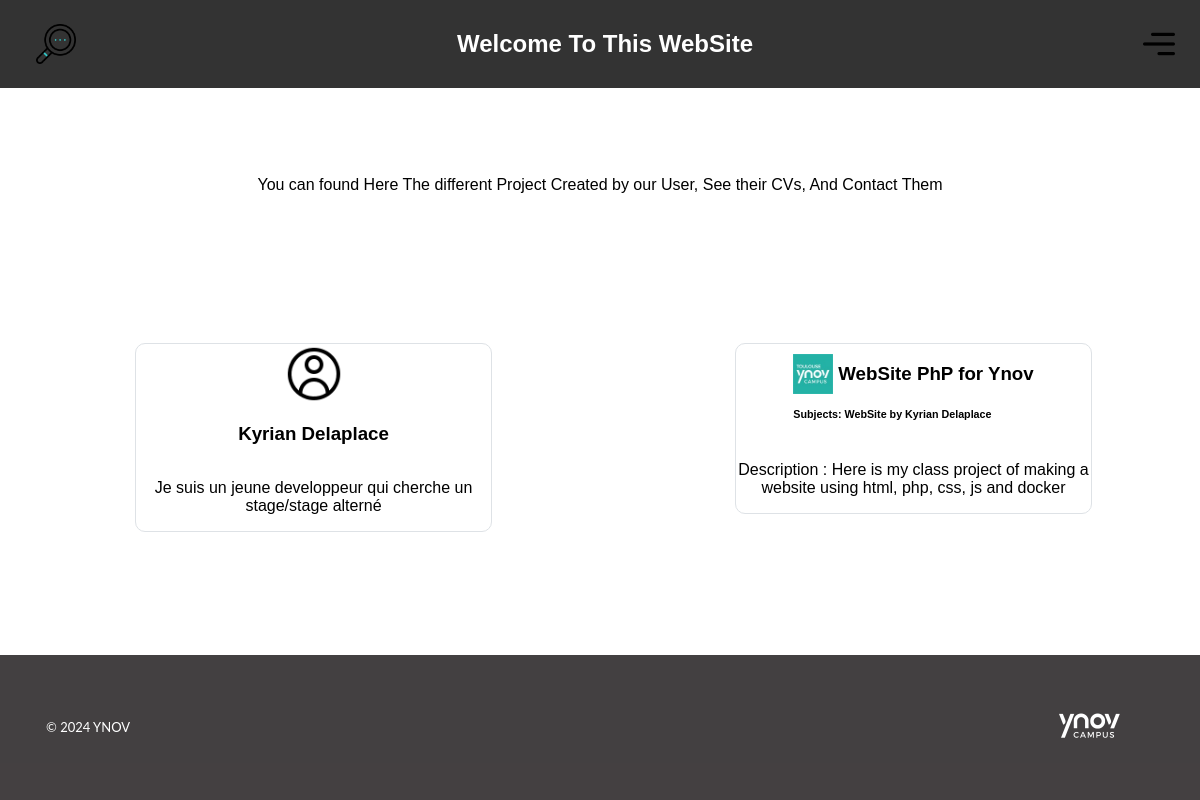
The page / on the database its author committed.
### tables this page shows
CREATE TABLE Users (
    Id VARCHAR(36) PRIMARY KEY,
    First_name VARCHAR(25),
    Last_name VARCHAR(25),
    Email VARCHAR(50),
    Password VARCHAR(100),
    UserRole VARCHAR(50),
    UserText text,
    PhoneNB varchar(20),
    PP_User text,
    BackgroundUser text
);

CREATE TABLE Projects (
    Project_Id varchar(36) PRIMARY KEY,
    Title varchar(50),
    Subjects varchar(50),
    Description varchar(100),
    LinkImage varchar(50),
    Validate int(1)
);

### Web/index.php (called while the page is built, shortened)
<?php
$router = new Router();
$router->dispatch($_SERVER['REQUEST_URI']);

### Web/src/index.php (the view, shortened to what this page needs)
<?php
require __DIR__ . '/Func/db.php';
$stmt = $pdo->prepare('SELECT * FROM Projects');
$stmt->execute();
$Projects = $stmt->fetchAll(PDO::FETCH_ASSOC);
$stmt = $pdo->prepare('SELECT * FROM Users');
$stmt->execute();
$Users = $stmt->fetchAll(PDO::FETCH_ASSOC);
?>
<!DOCTYPE html>
<html lang="en">
<head>
    <link rel="stylesheet" href="../static/index.css">
</head>
<body>
    <header class="topnav">
        <div style="display: flex; align-items: center;">
            <div>
            </div>
            <button class="Search" aria-label="Search">
                <img src="./static/loupe.png" alt="Search icon" class="animated-image">
            </button>
        </div>
        <div style="display: flex;justify-content: center;flex-direction: column;align-items: center; color:white;">
            <? if (!isset($_COOKIE['UserTokenSession'])) : ?>
                <h2>Welcome To This WebSite</h2>
            <? else : ?>
                <h2>Welcome <? echo htmlspecialchars($personalInfo['First_name'] . " " . $personalInfo['Last_name']); ?></h2>
            <? endif; ?>
        </div>
        <button class="hamburger" type="button" aria-expanded="false" aria-controls="menu">
            <span class="hamburger-box">
                <img src="./static/menu.png" alt="Menu icon" class="animated-image">
            </span>
        </button>
    </header>
    <p style="text-align: center;">You can found Here The different Project Created by our User, See their CVs, And Contact Them</p>
    <div class="main-gallery">
        <div class="main-column">
            <? foreach ($Users as &$user) { ?>
                <a href="/profil?id=<?= $user['Id']; ?>" style="text-decoration: none; color: black">
                    <div class="main-gallery-project__block" id="<? echo $user['Id']; ?>">
                        <? if (!is_null($user['PP_User'])) : ?>
                            <img src="./ImageUpload/UserPP/<?php echo $user['PP_User'] ?>" alt="PP User" class="PPUser">
                        <? else : ?>
                            <img src="/ImageUpload/UserPP/user_Img.png" alt="PP User" class="PPUser">
                        <? endif; ?>
                        <h3><?php echo $user['First_name'], " ", $user['Last_name']; ?></h3>
                        <p style="text-align: center;"><?php echo $user['UserText']; ?></p>
                    </div>
                </a>
            <? } ?>
        </div>
        <div class="main-column">
            <? foreach ($Projects as &$project) { ?>
                <? if ($project['Validate'] === 1) { ?>
                    <a href="/project?id=<? echo $project['Project_Id']; ?>" style="text-decoration: none; color: black">
                        <div class="main-gallery-project__block" id="<? echo $project['Project_Id']; ?>">
                            <div>
                                <div style="display: flex; flex-direction: row; align-items: center;">
                                    <? if (!is_null($project['LinkImage'])) : ?>
                                        <img src="../ImageUpload/OtherImg/<?php echo $project['LinkImage'] ?>" alt="Search icon" class="animated-image">
                                    <? else : ?>
                                        <img src="/ImageUpload/OtherImg/logoYnov.jpg" alt="Search icon" class="animated-image">
                                    <? endif; ?>
                                    <h3 style="margin-left: 5px;"><?php echo $project['Title']; ?></h3>
                                </div>
                                <h6 style="margin-top: 5px;">Subjects: <?php echo $project['Subjects']; ?> by <?php $stmt = $pdo->prepare('SELECT * FROM ProjectsUsers WHERE Project_Id = ?');
                                                                                                                $stmt->execute([$project['Project_Id']]);
                                                                                                                $pivot = $stmt->fetch();
                                                                                                                $stmt = $pdo->prepare('SELECT First_name, Last_name FROM Users WHERE Id = ?');
                                                                                                                $stmt->execute([$pivot['User_ID']]);
                                                                                                                $user = $stmt->fetch();
                                                                                                                echo htmlspecialchars($user['First_name'] . " " . $user['Last_name']) ?></h6>
                            </div>
                            <p style="text-align: center;"> Description : <?php echo $project['Description']; ?></p>
                        </div>
                    </a>
                <? } ?>
            <? $counter++;
            } ?>
        </div>
    </div>
    <footer>
        <p>© 2024 YNOV</p>
        <a href="#" class="logo">
            <img alt="ynov campus" src="/static/YnovCampusLogo.png">
        </a>
    </footer>
</body>
</html>

### Web/static/index.css (style rules this page uses)
body { display: flex; margin: 0; height: 100vh; font-family: Arial, Helvetica, sans-serif; flex-direction: column; justify-content: space-between; }
.topnav { display: flex; justify-content: space-between; background-color: #333; padding: 10px; max-height: 70px; position: relative; }
.hamburger { padding: 15px; cursor: pointer; background-color: transparent; border: none; outline: none; }
.Search { background-color: transparent; border: none; cursor: pointer; outline: none; }
.animated-image { max-width: 40px; height: auto; display: block; }
.PPUser { max-height: 60px; max-width: 60px; border-radius: 100%; }
.main-gallery-project__block { display: flex; flex-direction: column; align-items: center; overflow: hidden; position: relative; max-height: 300px; vertical-align: top; width: calc((100vw / 3) - 45px); margin: 0; margin-bottom: 50px; margin-left: 27px; background-color: #FFF; border: 1px solid #DEE2E6; border-radius: 10px; -webkit-transition: box-shadow 0.2s ease; -moz-transition: box-shadow 0.2s ease; -ms-transition: box-shadow 0.2s ease; -o-transition: box-shadow 0.2s ease; transition: box-shadow 0.2s ease; }
.main-gallery { display: flex; text-align: left; margin-top: 30px; box-sizing: border-box; justify-content: space-around; }
.main-column { display: flex; flex-direction: column; align-items: center; text-align: left; margin-top: 30px; box-sizing: border-box; }
footer { display: flex; z-index: 998; position: relative; height: 145px; width: 100%; background-color: rgba(35,31,32,0.85); padding: 0 46px; box-sizing: border-box; overflow-y: hidden; justify-content: space-between; align-items: center; }
footer p { font-family: "Lato", sans-serif; font-weight: 400; font-size: 13px; color: #FFF }
footer .logo { display: inline-block; margin-right: 34px }
footer .logo img { height: 25px }

### rows shown on the page
users: First_name "Kyrian", Last_name "Delaplace", UserText "Je suis un jeune developpeur qui cherche un stage/stage alterné"
projects: Validate 1 (drawn), Title "WebSite PhP for Ynov", Subjects "WebSite", users.First_name+Last_name "Kyrian Delaplace", Description "Here is my class project of making a website using html, php, css, js and docker"
